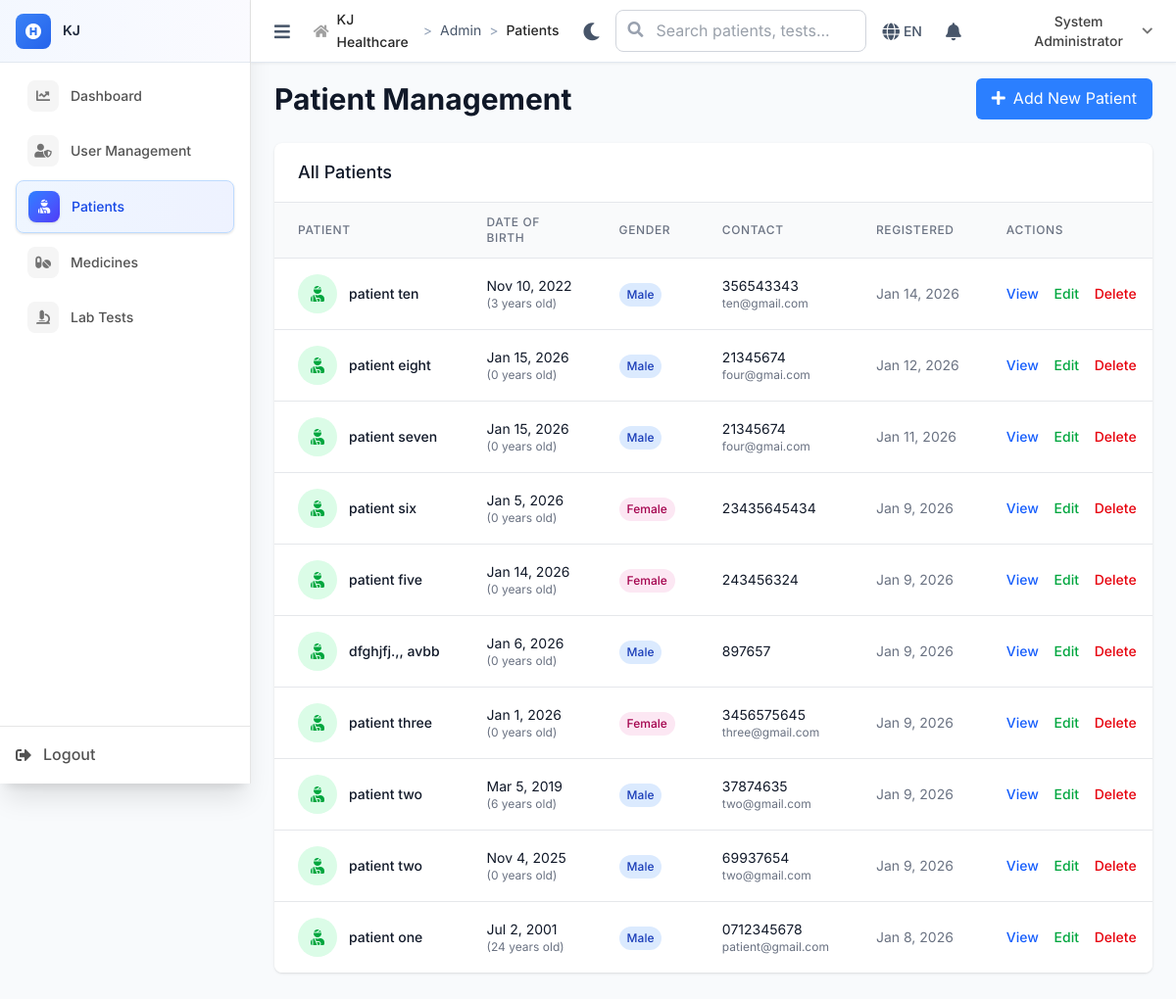
Screenshot of /admin/patients (signed in) with the database file from the repository.
### tables this page shows
CREATE TABLE `patients` (
  `id` int NOT NULL,
  `registration_number` varchar(20) NOT NULL,
  `first_name` varchar(50) NOT NULL,
  `last_name` varchar(50) NOT NULL,
  `date_of_birth` date DEFAULT NULL,
  `gender` enum('male','female','other') DEFAULT NULL,
  `phone` varchar(20) DEFAULT NULL,
  `email` varchar(100) DEFAULT NULL,
  `address` text,
  `occupation` varchar(100) DEFAULT NULL,
  `emergency_contact_name` varchar(100) DEFAULT NULL,
  `emergency_contact_phone` varchar(20) DEFAULT NULL,
  `blood_group` varchar(5) DEFAULT NULL COMMENT 'A+, B-, O+, etc',
  `allergies` text COMMENT 'Known allergies',
  `chronic_conditions` text COMMENT 'Diabetes, Hypertension, etc',
  `insurance_company` varchar(100) DEFAULT NULL COMMENT 'Future use',
  `insurance_number` varchar(50) DEFAULT NULL COMMENT 'Future use',
  `created_at` timestamp NOT NULL DEFAULT CURRENT_TIMESTAMP,
  `updated_at` timestamp NOT NULL DEFAULT CURRENT_TIMESTAMP ON UPDATE CURRENT_TIMESTAMP
);

### includes/BaseController.php (called while the page is built, shortened)
<?php
class BaseController {
    public function __construct() {
        global $pdo;
        $this->pdo = $pdo;
    }
    protected function render($view, $data = []) {
        extract($data);
        $BASE_PATH = defined('BASE_PATH') ? BASE_PATH : (rtrim(str_replace('\\', '/', dirname($_SERVER['SCRIPT_NAME'] ?? '/')), '/') ?: '');
        include __DIR__ . "/../views/{$view}.php";
    }
}
?>

### controllers/AdminController.php (called while the page is built, shortened)
<?php
require_once __DIR__ . '/../includes/BaseController.php';
class AdminController extends BaseController {
    public function patients() {
        $patients = $this->pdo->query("SELECT id, first_name, last_name, date_of_birth, gender, phone, email, created_at FROM patients ORDER BY created_at DESC")->fetchAll();
        $this->render('admin/patients', [
            'patients' => $patients
        ]);
    }
}
?>

### index.php (called while the page is built, shortened)
<?php
$request = $_SERVER['REQUEST_URI'];
$path = parse_url($request, PHP_URL_PATH);
if (strpos($path, BASE_PATH) === 0) {
    $path = substr($path, strlen(BASE_PATH));
}
$path = ltrim($path, '/');
$segments = explode('/', $path);
$controller = $segments[0] ?? 'auth';
$action = $segments[1] ?? 'login';
try {
    $controllerInstance = new $controllerClass();
    $params = array_slice($segments, 2);
    call_user_func_array([$controllerInstance, $action], $params);
} catch (Throwable $e) {
    Logger::error("Error in controller: " . $e->getMessage(), [
        'controller' => $controller,
        'action' => $action,
        'file' => $e->getFile(),
        'line' => $e->getLine(),
        'trace' => $e->getTraceAsString()
    ]);
    error_log("Error in controller: " . $e->getMessage());
    http_response_code(500);
    echo "Internal server error";
}
?>

### views/admin/patients.php (the view)
<div class="space-y-6">
    <div class="flex items-center justify-between">
        <h1 class="text-3xl font-bold text-gray-900">Patient Management</h1>
    <a href="<?= $BASE_PATH ?>/admin/patients" class="bg-blue-500 hover:bg-blue-600 text-white px-4 py-2 rounded-md">
            <i class="fas fa-plus mr-2"></i>Add New Patient
        </a>
    </div>
    <div class="bg-white rounded-lg shadow overflow-hidden">
        <div class="px-6 py-4 border-b border-gray-200">
            <h3 class="text-lg font-medium text-gray-900">All Patients</h3>
        </div>
        <div class="overflow-x-auto">
            <table class="min-w-full divide-y divide-gray-200">
                <thead class="bg-gray-50">
                    <tr>
                        <th class="px-6 py-3 text-left text-xs font-medium text-gray-500 uppercase tracking-wider">Patient</th>
                        <th class="px-6 py-3 text-left text-xs font-medium text-gray-500 uppercase tracking-wider">Date of Birth</th>
                        <th class="px-6 py-3 text-left text-xs font-medium text-gray-500 uppercase tracking-wider">Gender</th>
                        <th class="px-6 py-3 text-left text-xs font-medium text-gray-500 uppercase tracking-wider">Contact</th>
                        <th class="px-6 py-3 text-left text-xs font-medium text-gray-500 uppercase tracking-wider">Registered</th>
                        <th class="px-6 py-3 text-left text-xs font-medium text-gray-500 uppercase tracking-wider">Actions</th>
                    </tr>
                </thead>
                <tbody class="bg-white divide-y divide-gray-200">
                    <?php foreach ($patients as $patient): ?>
                    <tr class="hover:bg-gray-50">
                        <td class="px-6 py-4 whitespace-nowrap">
                            <div class="flex items-center">
                                <div class="w-10 h-10 bg-green-100 rounded-full flex items-center justify-center mr-3">
                                    <i class="fas fa-user-injured text-green-600"></i>
                                </div>
                                <div>
                                    <div class="text-sm font-medium text-gray-900">
                                        <?php echo htmlspecialchars($patient['first_name'] . ' ' . $patient['last_name']); ?>
                                    </div>
                                </div>
                            </div>
                        </td>
                        <td class="px-6 py-4 whitespace-nowrap text-sm text-gray-900">
                            <?php echo date('M j, Y', strtotime($patient['date_of_birth'])); ?>
                            <div class="text-xs text-gray-500">
                                (<?php echo date_diff(date_create($patient['date_of_birth']), date_create('today'))->y; ?> years old)
                            </div>
                        </td>
                        <td class="px-6 py-4 whitespace-nowrap">
                            <span class="inline-flex px-2 py-1 text-xs font-medium rounded-full
                                <?php echo $patient['gender'] === 'male' ? 'bg-blue-100 text-blue-800' : 'bg-pink-100 text-pink-800'; ?>">
                                <?php echo ucfirst($patient['gender']); ?>
                            </span>
                        </td>
                        <td class="px-6 py-4 whitespace-nowrap text-sm text-gray-900">
                            <div><?php echo htmlspecialchars($patient['phone'] ?? 'N/A'); ?></div>
                            <div class="text-xs text-gray-500"><?php echo htmlspecialchars($patient['email'] ?? ''); ?></div>
                        </td>
                        <td class="px-6 py-4 whitespace-nowrap text-sm text-gray-500">
                            <?php echo date('M j, Y', strtotime($patient['created_at'])); ?>
                        </td>
                        <td class="px-6 py-4 whitespace-nowrap text-sm font-medium">
                            <a href="#" class="text-blue-600 hover:text-blue-900 mr-3">View</a>
                            <a href="#" class="text-green-600 hover:text-green-900 mr-3">Edit</a>
                            <a href="#" class="text-red-600 hover:text-red-900">Delete</a>
                        </td>
                    </tr>
                    <?php endforeach; ?>
                </tbody>
            </table>
        </div>
    </div>
</div>

### views/layouts/main.php (style rules this page uses)
:root { --primary-50: #eff6ff; --primary-100: #dbeafe; --primary-500: #3b82f6; --primary-600: #2563eb; --primary-700: #1d4ed8; --success-50: #f0fdf4; --success-500: #22c55e; --success-600: #16a34a; --warning-50: #fffbeb; --warning-500: #f59e0b; --warning-600: #d97706; --error-50: #fef2f2; --error-500: #ef4444; --error-600: #dc2626; --neutral-50: #f8fafc; --neutral-100: #f1f5f9; --neutral-200: #e2e8f0; --neutral-300: #cbd5e1; --neutral-400: #94a3b8; --neutral-500: #64748b; --neutral-600: #475569; --neutral-700: #334155; --neutral-800: #1e293b; --neutral-900: #0f172a; --medical-accent: #10b981; --medical-secondary: #8b5cf6; }
html, body { height: 100%; margin: 0; padding: 0; }
body { font-family: 'Inter', sans-serif; background-color: var(--neutral-50); color: var(--neutral-700); line-height: 1.6; }
:root { --header-height: 64px; }

### rows the page displays
patients: first_name+last_name "patient ten", date_of_birth "Nov 10, 2022", date_of_birth "3", gender "Male", phone "356543343", email "ten@gmail.com", created_at "Jan 14, 2026"
patients: first_name+last_name "patient eight", date_of_birth "Jan 15, 2026", date_of_birth "0", gender "Male", phone "21345674", email "four@gmai.com", created_at "Jan 12, 2026"
patients: first_name+last_name "patient seven", date_of_birth "Jan 15, 2026", date_of_birth "0", gender "Male", phone "21345674", email "four@gmai.com", created_at "Jan 11, 2026"
patients: first_name+last_name "patient six", date_of_birth "Jan 5, 2026", date_of_birth "0", gender "Female", phone "23435645434", created_at "Jan 9, 2026"
patients: first_name+last_name "patient five", date_of_birth "Jan 14, 2026", date_of_birth "0", gender "Female", phone "243456324", created_at "Jan 9, 2026"
patients: first_name+last_name "dfghjfj.,, avbb", date_of_birth "Jan 6, 2026", date_of_birth "0", gender "Male", phone "897657", created_at "Jan 9, 2026"
patients: first_name+last_name "patient three", date_of_birth "Jan 1, 2026", date_of_birth "0", gender "Female", phone "3456575645", email "three@gmail.com", created_at "Jan 9, 2026"
patients: first_name+last_name "patient two", date_of_birth "Mar 5, 2019", date_of_birth "6", gender "Male", phone "37874635", email "two@gmail.com", created_at "Jan 9, 2026"
patients: first_name+last_name "patient two", date_of_birth "Nov 4, 2025", date_of_birth "0", gender "Male", phone "69937654", email "two@gmail.com", created_at "Jan 9, 2026"
patients: first_name+last_name "patient one", date_of_birth "Jul 2, 2001", date_of_birth "24", gender "Male", phone "0712345678", email "patient@gmail.com", created_at "Jan 8, 2026"

### other values shown
$_ENV['APP_NAME'] "KJ"
$item['text'] "Dashboard"
$item['text'] "User Management"
$item['text'] "Patients"
$item['text'] "Medicines"
$item['text'] "Lab Tests"
$crumb['text'] "Admin"
$crumb['text'] "Patients"
$_SESSION['user_name'] "System Administrator"
